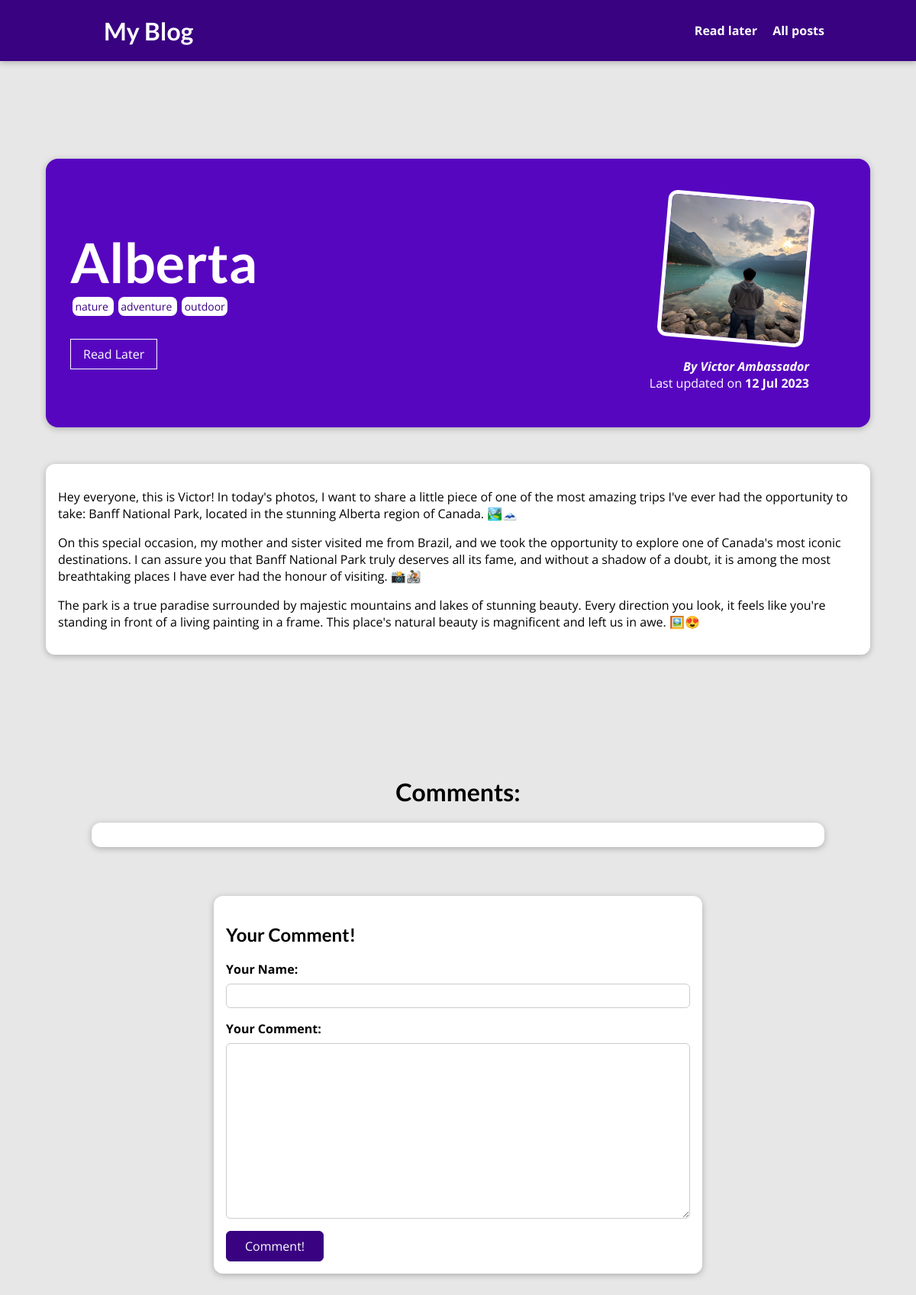
Screenshot of /posts/alberta with the database file from the repository.
### blog/models.py (models this page shows, shortened)
class Post(models.Model):
    author = models.ForeignKey(Author,on_delete=models.SET_NULL, null=True, related_name="posts")
    title = models.CharField(max_length=50)
    date = models.DateTimeField()
    image = models.ImageField(upload_to="images", height_field=None, width_field=None, max_length=100)
    excerpt = models.CharField(max_length=150)
    tag = models.ManyToManyField(Tag, blank=True, db_index=True)
    content = models.TextField()
    slug = models.SlugField(unique=True, db_index=True)

class Tag(models.Model):
    name = models.SlugField(max_length=50)

class Author(models.Model):
    first_name = models.CharField(max_length=20)
    last_name = models.CharField(max_length=20)
    email = models.EmailField(max_length=50)
    adress = models.CharField(max_length=50)
    def full_name(self):
        return f"{self.first_name} {self.last_name} "
    def __str__(self):
        return self.full_name()

### blog/views.py (the view, shortened to what this page needs)
# urls.py: path("posts/<slug>", views.BlogPostView.as_view(), name = 'blog-post'),
class BlogPostView(View):
    def is_stored_post(self, request, post_id):
        stored_posts = request.session.get("stored_posts")
        if stored_posts is not None:
            is_saved_for_later =  post_id in stored_posts
        else:
            is_saved_for_later = False
        return is_saved_for_later
    def get(self, request, slug):
        identified_post = Post.objects.get(slug = slug) #if you want the 404 error: "get_object_or_404(Post,slug=slug)" need to import it
        all_comments = Commentary.objects.filter(post = identified_post).order_by("-date")
        context = {
            'post': identified_post,
            'tags': identified_post.tag.all(),
            "comment" : CommentForm(),
            "all_comments": all_comments,
            "is_saved_for_later": self.is_stored_post(request, identified_post.id),
        }
        return render (request, 'blog/blog_post.html',context)

### blog/forms.py
class CommentForm(ModelForm):
    class Meta:
        model = Commentary
        exclude = ["post","date"]
        labels = {
            "author": "Your Name",
            "content": "Your Comment",
        }
        error_messages = {
            "author": {
                "required": "You must enter a name",
                "max_lenght": "Please enter a shorter name",
            },
            "content": {
                "required": "You must enter a comment",
                "max_lenght": "Please enter a shorter comment",
            },
        }

### blog/templates/blog/blog_post.html (shortened to what this page needs)
{% extends 'layout.html' %}
{% load static %}
{% block css_file %}
<link rel="stylesheet" href="{% static 'blog/blog_post.css' %}">
{% endblock css_file %}
{% block content %}
<section id='summary'>
    <h2>{{post.title}}</h2>
    <div>
        {% for tag in tags %}
            <span class="tag"> {{ tag.name }} </span>
        {% endfor %}
    </div>
<div id="read-later">
    <form action="{% url "read-later" %}" method="POST">
        <button>
            {%if is_saved_for_later%}
            Remove from Read Later
            {%else%}
            Read Later
            {%endif%}
        </button>
    </form>
</div>
    <article>
        <img src="{{post.image.url}}" alt="{{post.title}}">
        <address>By <a href="mailto:{{post.author.email}}">{{post.author|title}}</a></address>
        <div id="last-updated">
            Last updated on <time> {{post.date|date:"d M Y"}}</time>
        </div>
    </article>
</section>
<main>
    {{post.content|linebreaks}}
</main>
<h1 id="comments-header">Comments:</h1>
<section id = "comments">
</section>
<section id="comment-form">
    <h2>Your Comment!</h2>
    <form action="{% url 'blog-post' post.slug%}" method="POST">
        {% for field in comment%}
            <div class="form-control {% if field.errors %}invalid{% endif %}">
                {{field.label_tag}}
                {{field}}
            </div>
        {%endfor%}
        <button type="submit">Comment!</button>
    </form>
</section>
{% endblock content %}

### static/global.css (style rules this page uses)
* { box-sizing: border-box; }
html { font-family: 'Open Sans', 'Lato', sans-serif; }
body { margin: 0; }
h1, h2, h3 { font-family: 'Lato', sans-serif; font-weight: bold; }

### blog/static/blog/blog_post.css (style rules this page uses)
body { background-color: #e7e7e7; }
#summary { margin: 8rem auto 3rem auto; padding: 2rem; width: 90%; max-width: 90rem; border-radius: 16px; background-color: #5706c0; position: relative; box-shadow: 0 2px 8px rgba(0, 0, 0, 0.25); height: 22rem; }
#comments-header { text-align:center; margin-top:10rem }
#summary h2 { color: white; font-size: 4.5rem; margin-bottom: 0.25rem; }
#summary article { position: absolute; top: 2rem; right: 3rem; padding: 1rem 2rem; border-radius: 12px; text-align: right; color: white; }
#summary article img { width: 12rem; height: 12rem; border-radius: 12px; transform: rotateZ(5deg); border: 5px solid white; margin-bottom: 1rem; }
#summary address { font-weight: bold; }
#summary a { color: white; text-decoration: none; }
#summary time { font-weight: bold; }
main { width: 90%; max-width: 90rem; margin: 3rem auto; background-color: white; padding: 1rem; border-radius: 12px; box-shadow: 0 2px 8px rgba(0, 0, 0, 0.25); }
.tag { background-color: white; color: #390281; padding: 0.2rem; border-radius: 8px; margin: 0 0.2rem; font-size: 14px; }
#read-later { margin: 2rem 0; }
#read-later button { background-color: transparent; border: 1px solid white; padding: 0.5rem 1rem; font: inherit; color:white; cursor: pointer; }
#comment-form { margin: 3rem auto; width: 90%; max-width: 40rem; border-radius: 12px; background-color: white; box-shadow: 0 2px 8px rgba(0, 0, 0, 0.25); padding: 1rem; }
#comment-form button { font: inherit; background-color: #390281; color: white; border: 1px solid #390281; padding: 0.5rem 1.5rem; border-radius: 6px; cursor: pointer; }
.form-control { margin-bottom: 1rem; }
.form-control label { font-weight: bold; margin-bottom: 0.5rem; display: block; }
.form-control input, .form-control textarea { display: block; width: 100%; font: inherit; padding: 0.25rem; border-radius: 6px; border: 1px solid #ccc; }
#comments { margin: 1rem auto 4rem auto; width: 90%; max-width: 60rem; border-radius: 12px; background-color: white; box-shadow: 0 2px 8px rgba(0, 0, 0, 0.25); padding: 1rem 2rem; }

### rows the page displays
Post: title "Alberta", image (picture), author "Victor Ambassador", date "12 Jul 2023", content "Hey everyone, this is Victor! In today's photos, I want to share a little piece of one of the most amazing trips I've ever had the opportunity to take: Banff National Park, located in the stunning Alberta region of Canada. 🏞️🗻 On this special occasion, my mother and sister visited me from Brazil, and we took the opportunity to explore one of Canada's most iconic destinations. I can assure you that Banff National Park truly deserves all its fame, and without a shadow of a doubt, it is among the most breathtaking places I have ever had the honour of visiting. 📸🚵 The park is a true paradise surrounded by majestic mountains and lakes of stunning beauty. Every direction you look, it feels like…"
Tag: name "nature"
Tag: name "adventure"
Tag: name "outdoor"

### other values shown
{{ field.label_tag }} "Your Name:" "Your Comment:"
